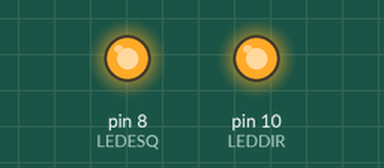
Bench run of a sketch on a simulated Arduino Uno, built with avr-gcc and run on an emulated ATmega328P. On the bench: output pins drawn as LEDs (lit = HIGH).

Above: at 0.7 s.
At 39.5 s:
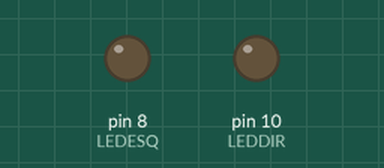
Timing chart, 0 to 41.6 s (numbered marks = the images above):
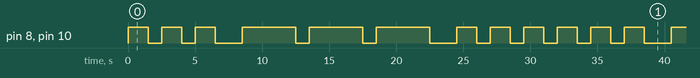

The sketch:

SOS.ino
```cpp
#define LEDESQ 8
#define LEDDIR 10
void setup() {
  // put your setup code here, to run once:
  Serial.begin(9600);
  pinMode(LEDESQ,OUTPUT);
  pinMode(LEDDIR,OUTPUT);

}

void loop() {
  // put your main code here, to run repeatedly:

  digitalWrite(LEDESQ, LOW);
  digitalWrite(LEDDIR, LOW);
  for(int x=0;x<3;x++){
    digitalWrite(LEDESQ,HIGH);
    digitalWrite(LEDDIR, HIGH);
    delay(1000*1.5);
    digitalWrite(LEDESQ,LOW);
    digitalWrite(LEDDIR, LOW);
    delay(1000*1);
  }

  delay(1000*1);

  for(int x=0;x<3;x++){
    digitalWrite(LEDESQ,HIGH);
    digitalWrite(LEDDIR, HIGH);
    delay(1000*4);
    digitalWrite(LEDESQ,LOW);
    digitalWrite(LEDDIR, LOW);
    delay(1000*1);
  }

  delay(1000*1);

  for(int x=0;x<3;x++){
    digitalWrite(LEDESQ,HIGH);
    digitalWrite(LEDDIR,HIGH);
    delay(1000*1.5);
    digitalWrite(LEDESQ,LOW);
    digitalWrite(LEDDIR, LOW);
    delay(1000*1);
  }

}
```

Measured:
- by itself, pin 8 (LEDESQ), pin 10 (LEDDIR): repeats every 32.0 s: 2 × (LOW 1.0 s, HIGH 1.5 s), LOW 2.0 s, 2 × (HIGH 4.0 s, LOW 1.0 s), HIGH 4.0 s, LOW 2.0 s, 3 × (HIGH 1.5 s, LOW 1.0 s), HIGH 1.5 s
- by itself, everything shown: repeats every 32.0 s, in 18 steps
